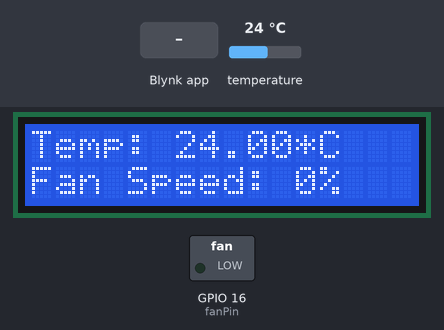
A sketch run on a simulated ESP8266 (NodeMCU). On the bench: 16×2 character LCD, switched loads named in the sketch (green lamp = pin HIGH). The test bench sets the inputs (shaded band); at power-on: temperature 24 °C. WiFi joins after 1.5 s; servers stay silent unless stated; what the sketch prints to the serial monitor is not drawn.

Above: at 7.3 s.
7.4 s: Blynk app writes 1 to V7
At 9.4 s:
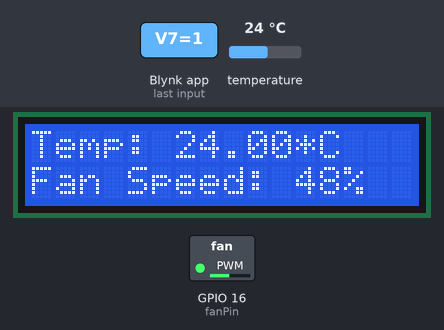
9.7 s: Blynk app writes 200 to V7
At 11.7 s:
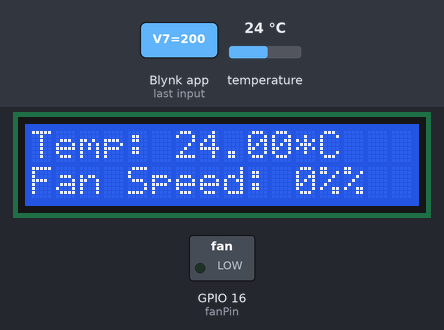
12.1 s: temperature set to 12 °C
At 13.4 s:
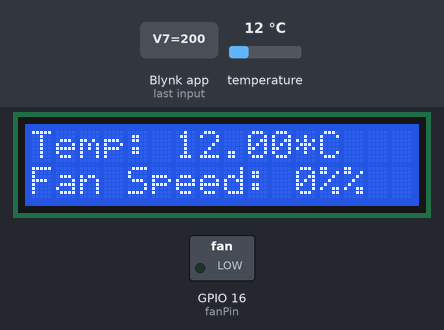
13.7 s: temperature set to 19 °C
At 15.0 s:
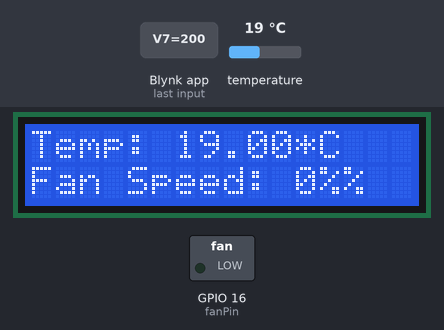
15.3 s: temperature set to 28 °C
At 16.6 s:
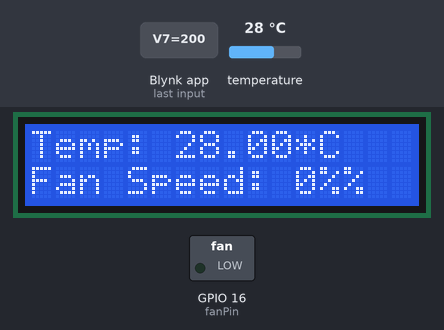
16.9 s: Blynk app writes 0 to V7
At 18.8 s:
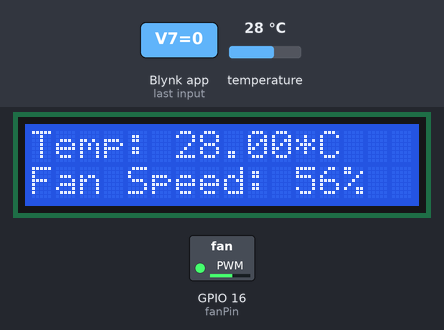
Timing chart, 0 to 20.2 s (numbered marks = the images above; inputs shaded):
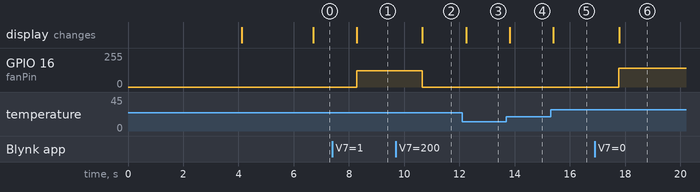

Measured:
- after the input at 7.4 s, GPIO 16 (fanPin): 0/255 → 122/255 after 0.87 s; the display: changes after 0.89 s (image 1)
- after the input at 9.7 s, GPIO 16 (fanPin): 122/255 → 0/255 after 0.95 s; the display: changes after 0.96 s (image 2)
- after the input at 12.1 s, the display: changes after 0.14 s (image 3)
- after the input at 13.7 s, the display: changes after 0.12 s (image 4)
- after the input at 15.3 s, the display: changes after 0.10 s (image 5)
- after the input at 16.9 s, GPIO 16 (fanPin): 0/255 → 142/255 after 0.86 s; the display: changes after 0.88 s (image 6)

The sketch:

KontrolKipas.ino
```cpp
#include <ESP8266WiFi.h>
#include <BlynkSimpleEsp8266.h>
#include <OneWire.h>
#include <DallasTemperature.h>
#include <LiquidCrystal_I2C.h>
LiquidCrystal_I2C lcd(0x27, 16, 2);

#define BLYNK_PRINT Serial
#define ONE_WIRE_BUS 12

int fanPin = 16;
int dutyCycle = 0;

float temp = 0;
int threshold = 30;

OneWire oneWire(ONE_WIRE_BUS);
DallasTemperature sensors(&oneWire);

WidgetLED FAN(V0);

char auth[] = "*********************";
char ssid[] = "*********************";
char pass[] = "*********************";


void setup()
{
  Serial.begin(115200);
  sensors.begin();
  pinMode(fanPin, OUTPUT);

  lcd.init();
  lcd.backlight();
  lcd.setCursor(0, 0);
  lcd.print("  Temperature ");
  lcd.setCursor(0, 1);
  lcd.print("Monitoring System");
  delay(4000);
  lcd.clear();

  analogWriteRange(100);
  analogWriteFreq(10000);

  Blynk.begin(auth, ssid, pass, "blynk.cloud", 80);
}


BLYNK_WRITE(V7)
{
  threshold = param.asInt();
  Serial.print(" The Threshhold thresholdue is: ");
  Serial.println(threshold);
  Serial.println();
}


void controlFanSpeed(int fanSpeedPercent)
{
  analogWrite(fanPin, fanSpeedPercent);

  Serial.print("Fan Speed: ");
  Serial.print(fanSpeedPercent);
  Serial.println("%");

  lcd.setCursor(0, 1);
  lcd.print("Fan Speed: ");
  lcd.print(fanSpeedPercent);
  lcd.print("%");
}


void loop()
{
  Blynk.run();
  sensors.requestTemperatures();
  temp = sensors.getTempCByIndex(0);

  Serial.print("Temperature: ");
  Serial.print(temp);
  Serial.println("*C");

  lcd.setCursor(0, 0);
  lcd.print("Temp: ");
  lcd.print(temp);
  lcd.print("*C");

  Blynk.virtualWrite(V3, temp);

  if (temp >= threshold)
  {
    FAN.on();
    int fanSpeedPercent = map(temp, threshold, 55, 10, 100);
    controlFanSpeed(fanSpeedPercent);
    Blynk.virtualWrite(V4, fanSpeedPercent);
  }
  else if (temp < threshold)
  {
    FAN.off();
    int fanSpeedPercent = 0;
    controlFanSpeed(fanSpeedPercent);
    Blynk.virtualWrite(V4, fanSpeedPercent);
  }
}
```

Tugas1.cpp
```cpp
#include <ESP8266WiFi.h>
#include <BlynkSimpleEsp8266.h>

char auth[] = "TOKEN_OTENTIKASI_ANDA";
char ssid[] = "NAMA_SSID_WIFI_ANDA";
char password[] = "KATA_SANDI_WIFI_ANDA";

void setup() {
  Serial.begin(115200);
  Blynk.begin(auth, ssid, password);
}

void loop() {
  Blynk.run();
}
```
